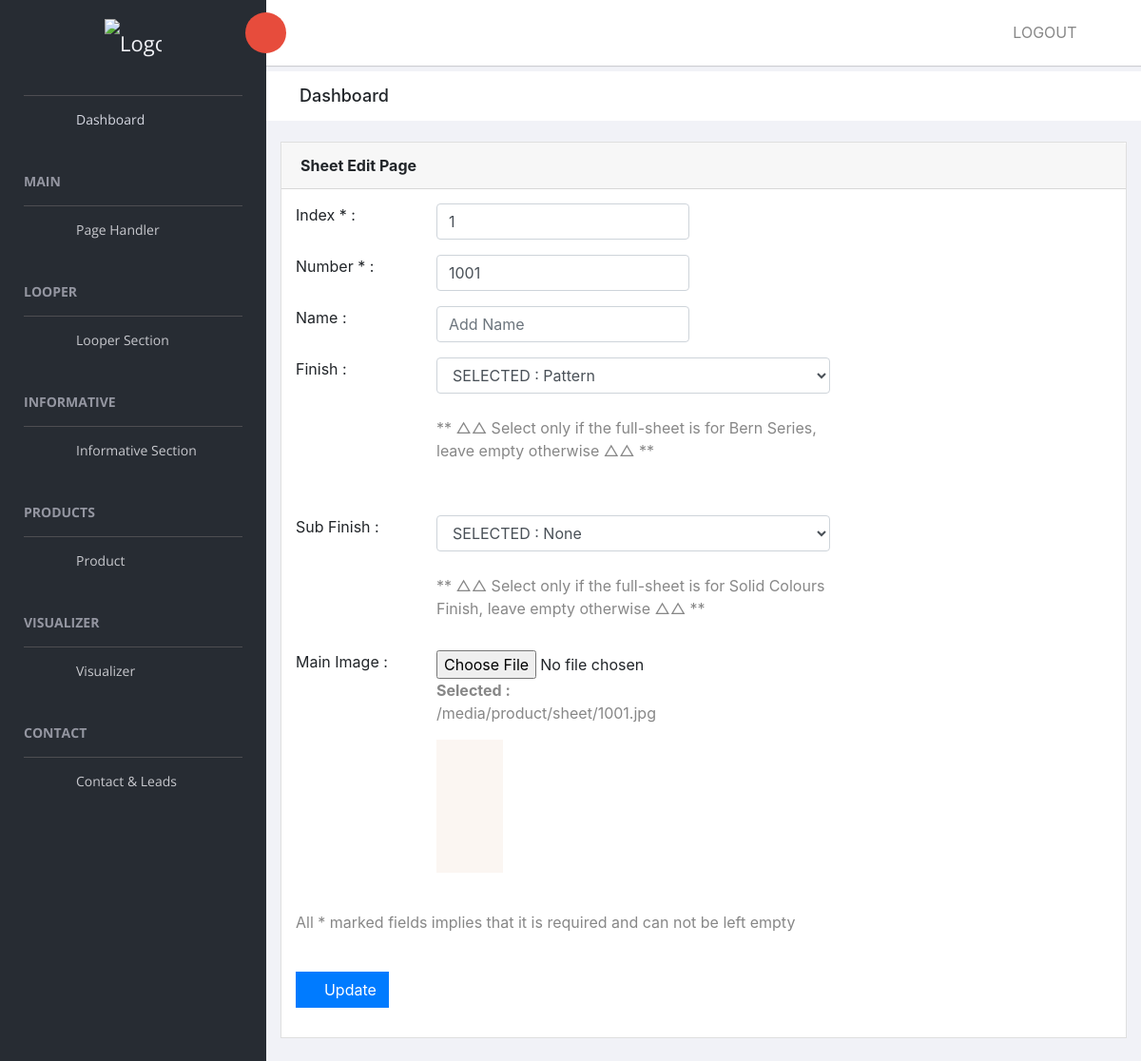
Page /panel/product/sheet/edit/1/29/ (signed in) on the committed database.
### product/models.py (models this page shows, shortened)
class Sheet(models.Model) :
    index = models.IntegerField(default=0, null=True, blank=True)
    number = models.CharField(max_length=10, null=True, blank=True)
    name = models.CharField(max_length=100, null=True, blank=True)
    main_finish = models.CharField(max_length=100, null=True, blank=True, default='')
    sub_finish = models.CharField(max_length=100, null=True, blank=True, default='')
    main_image = models.ImageField(upload_to='product/sheet', null=True, blank=True)
    fk = models.ForeignKey(Product, on_delete=models.PROTECT, null=True, blank=True)

### product/views.py (the view, shortened to what this page needs)
# urls.py: url(r"^panel/product/sheet/edit/(?P<product_pk>\d+)/(?P<sheet_pk>\d+)/$", views.sheet_edit, name="sheet_edit"),
def sheet_edit(request, product_pk, sheet_pk) :
    if not request.user.is_authenticated :
        return redirect('mylogin')
    try:
        product = Product.objects.get(pk=product_pk)
    except Product.DoesNotExist:
        product = None
    if product != None :
        try:
            sheet = Sheet.objects.get(pk=sheet_pk)
        except Sheet.DoesNotExist:
            sheet = None
        if sheet != None :
            return render(request, 'sheet_edit.html', {
                'product_pk': product_pk,
                'product': product,
                'sheet': sheet,
            })
        else :
            return HttpResponse('Sheet object not found ! ')
    else :
        return HttpResponse('Product object not found ! ')

### product/templates/sheet_edit.html (shortened to what this page needs)
{% extends 'master_back.html' %}
{% load static %}
{% block page_content %}
<div class="animated fadeIn">
    <div class="row">
        <div class="col-md-12">
            <div class="card" id="looper">
                <div class="card-header">
                    <strong class="card-title">Sheet Edit Page</strong>
                </div>
                <div class="card-body">
                    <form action="{% url 'sheet_edit' product_pk sheet.pk %}" method="post" enctype="multipart/form-data" class="form-horizontal">
                        {% if sheet %}
                        <div class="row form-group">
                            <div class="col-12 col-md-2">
                                <label for="index" class=" form-control-label">Index * : </label>
                            </div>
                            <div class="col col-md-4">
                                <input type="number" id="index" name="index" placeholder="Add Index" class="form-control" value="{{sheet.index}}" required>
                            </div>
                        </div>
                        <div class="row form-group">
                            <div class="col-12 col-md-2">
                                <label for="number" class=" form-control-label">Number * : </label>
                            </div>
                            <div class="col col-md-4">
                                <input type="text" id="number" name="number" placeholder="Add Number" class="form-control" value="{{sheet.number}}" required>
                            </div>
                        </div>
                        <div class="row form-group">
                            <div class="col-12 col-md-2">
                                <label for="name" class=" form-control-label">Name : </label>
                            </div>
                            <div class="col col-md-4">
                                <input type="text" id="name" name="name" placeholder="Add Name" class="form-control" value="{{sheet.name}}">
                            </div>
                        </div>
                        <div class="row form-group">
                            <div class="col-12 col-md-2">
                                <label for="main_finish" class=" form-control-label">Finish : </label>
                            </div>
                            <div class="col col-md-6">
                                <select name="main_finish" id="main_finish" class="form-control">
                                    <option value="{{sheet.main_finish}}" selected><b>SELECTED</b> : {% if sheet.main_finish %}{{sheet.main_finish | title }}{% else %}None{% endif %}</option>
                                </select>
                                <br>
                                <p>** △△ Select only if the full-sheet is for Bern Series, leave empty otherwise △△ **</p>
                            </div>
                        </div>
                        <br>
                        <div class="row form-group">
                            <div class="col-12 col-md-2">
                                <label for="sub_finish" class=" form-control-label">Sub Finish : </label>
                            </div>
                            <div class="col col-md-6">
                                <select name="sub_finish" id="sub_finish" class="form-control">
                                    <option value="{{sheet.sub_finish}}" selected><b>SELECTED</b> : {% if sheet.sub_finish %}{{sheet.sub_finish | title }}{% else %}None{% endif %}</option>
                                </select>
                                <br>
                                <p>** △△ Select only if the full-sheet is for Solid Colours Finish, leave empty otherwise △△ **</p>
                            </div>
                        </div>
                        <div class="row form-group">
                            <div class="col-12 col-md-2">
                                <label for="main_image" class=" form-control-label">Main Image : </label>
                            </div>
                            <div class="col col-md-4">
                                <input type="file" id="main_image" name="main_image" class="form-control-file">
                                {% if sheet.main_image %}
                                    <p><b>Selected : </b>{{sheet.main_image.url}}</p>
                                    <a href="{% if sheet.main_image %} {{sheet.main_image.url}} {% endif %}" class="js-img-viewer-fit" data-caption="Rang Decor" data-id="lion" target="_blank">
                                        <img src="{% if sheet.main_image %} {{sheet.main_image.url}} {% endif %}" alt="" style="width: 70px;">
                                    </a>
                                {% else %}
                                    <p><b>Selected : </b>None</p>
                                {% endif %}
                            </div>
                        </div>
                        <br>
                        <p>All * marked fields implies that it is required and can not be left empty</p>
                        <br>
                        <div class="row form-group">
                            <div class="col col-md-2">
                                <button type="submit" class="btn btn-primary"><i class="fa fa-pencil"></i> Update</button>
                            </div>
                        </div>
                        {% endif %}
                    </form>
                </div>
            </div>
        </div>
    </div>
</div>
{% endblock %}

### rows in the picture
Sheet: index "1", number "1001", main_image "/media/product/sheet/1001.jpg", main_image (picture)
